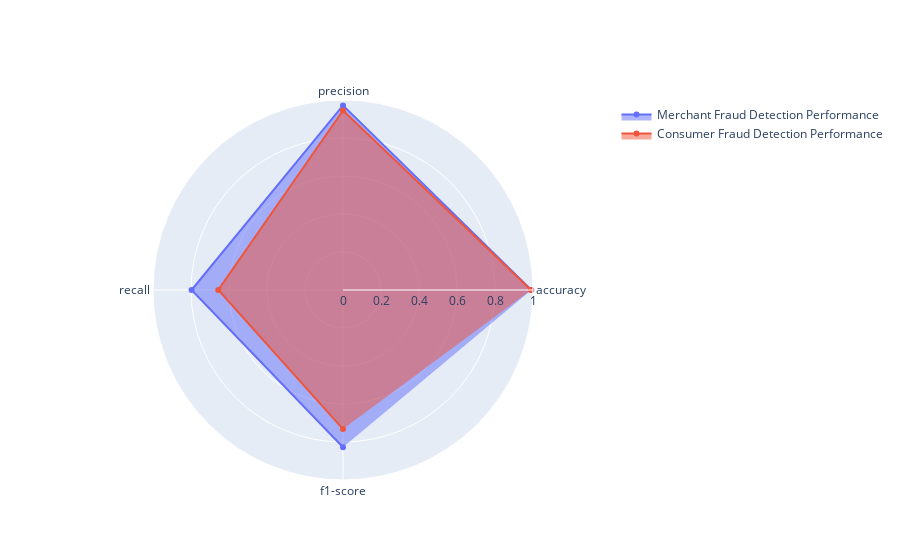

This figure's notebook cell:
### Markdown cell above
We have conducted a cross-validation to evaluate the model performance on the fraud data. Although the data is imbalanced, the performance of the two models are very high.

### Code cell
# plot the model performances for consumer fraud detection and merchant fraud detection
categories = ['accuracy', 'precision', 'recall', 'f1-score']

fig = go.Figure()

fig.add_trace(go.Scatterpolar(
      r=[0.9913, 0.9716, 0.7971, 0.8279],
      theta=categories,
      fill='toself',
      name='Merchant Fraud Detection Performance'
))
fig.add_trace(go.Scatterpolar(
      r=[0.9896, 0.9452, 0.6564, 0.7322],
      theta=categories,
      fill='toself',
      name='Consumer Fraud Detection Performance'
))
fig.update_layout(
  polar=dict(
    radialaxis=dict(
      visible=True,
      range=[0, 1]
    )),
  showlegend=True
)
fig.show()

### Figure 1 — Plotly figure (JSON) as saved in the notebook; plotly's stock layout.template omitted (floating-point values rounded to 4 significant figures)
{"data": [{"fill": "toself", "name": "Merchant Fraud Detection Performance", "r": [0.9913, 0.9716, 0.7971, 0.8279], "theta": ["accuracy", "precision", "recall", "f1-score"], "type": "scatterpolar"}, {"fill": "toself", "name": "Consumer Fraud Detection Performance", "r": [0.9896, 0.9452, 0.6564, 0.7322], "theta": ["accuracy", "precision", "recall", "f1-score"], "type": "scatterpolar"}], "layout": {"polar": {"radialaxis": {"range": [0, 1], "visible": true}}, "showlegend": true}}
